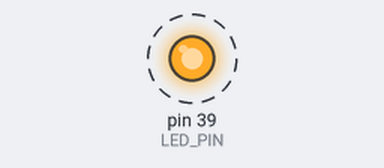
A sketch run on a simulated Arduino Mega 2560, built with avr-gcc and run on an emulated ATmega2560. On the bench: output pins drawn as LEDs (lit = HIGH). Dashed ring = blinking. What the sketch prints to the serial monitor is not drawn.

Above: at 0.5 s.
Timing chart, 0 to 4.6 s (numbered marks = the images above):
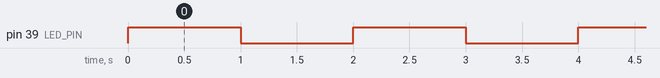

The sketch:

led.ino
```cpp
#define LED_PIN 39

void setup()
{
  Serial.begin(115200);
  // initialize digital pin LED_BUILTIN as an output.
  pinMode(LED_PIN, OUTPUT);
}

// the loop function runs over and over again forever
void loop()
{
  Serial.println("Turning LED on");
  digitalWrite(LED_PIN, HIGH); // turn the LED on (HIGH is the voltage level)
  delay(1000);                 // wait for a second
  Serial.println("Turning LED off");
  digitalWrite(LED_PIN, LOW); // turn the LED off by making the voltage LOW
  delay(1000);                // wait for a second
}
```

Measured:
- by itself, pin 39 (LED_PIN): alternates HIGH for 1.0 s and LOW for 1.0 s
